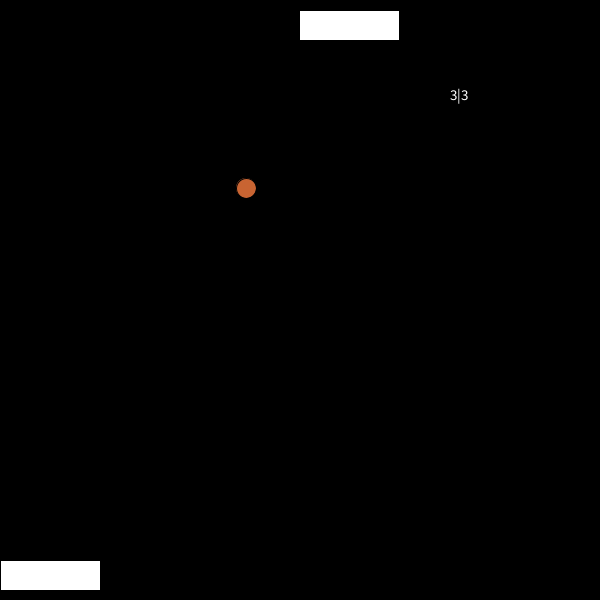
Frame 1 (no input)
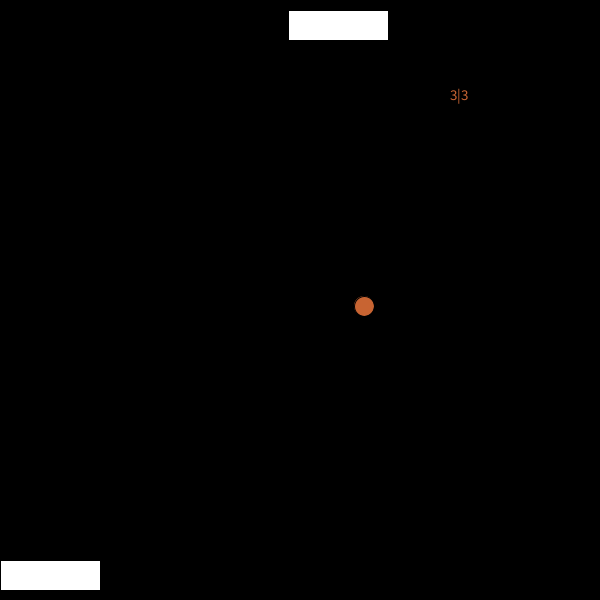
Frame 60 (the mouse pressed at the canvas centre just before this capture)
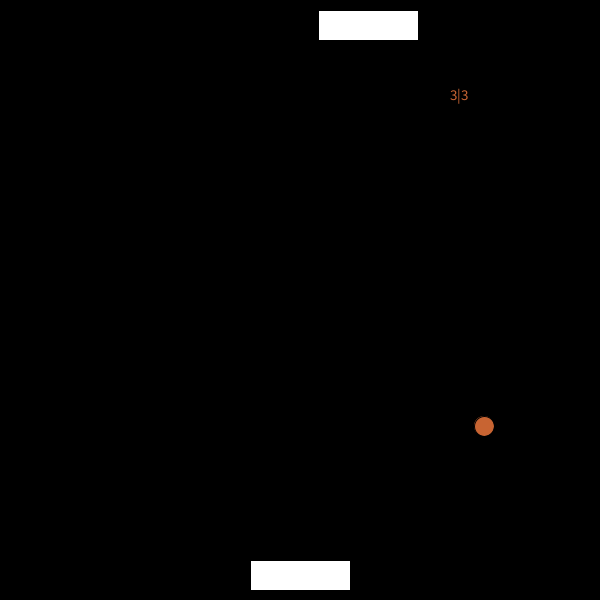
Frame 120 (the mouse held since frame 60 and released just before this capture)

The Processing sketch that drew these frames (run headless with seeded random() and noise(); from frame 60 on, the mouse is pressed at the canvas centre):

// Processing sketch: Pong
// ── Pong.pde
final int SCREENX = 600;
final int SCREENY = 600;
final int PADDLEHEIGHT = 30;
final int PADDLEWIDTH = 100;
final int MARGIN = 10;
float computerMvmt = .5;
Player thePlayer;
Ball theBall;
Player theComputer;
boolean resetGame = false;
void settings(){
size(SCREENX, SCREENY);
}
void setup(){
thePlayer = new Player(SCREENY-MARGIN-PADDLEHEIGHT);
theBall = new Ball();
theComputer = new Player (0+MARGIN);
theComputer.wasHit = true;

ellipseMode(RADIUS);
}
void draw() {
  background(0);
  if(thePlayer.lives !=0 && theComputer.lives !=0){
  theBall.wallBounce();
  textSize(15);
  text(thePlayer.lives + "|" + theComputer.lives, 450, 100);
  thePlayer.move(mouseX-PADDLEWIDTH/2);
  theComputer.npcMvmt(computerMvmt);
  theComputer.move(theComputer.xpos);
  if (theBall.y >= (SCREENY-MARGIN)){
    thePlayer.lifeLoss();
  } else if(theBall.y <= MARGIN){
    theComputer.lifeLoss();
  }
  thePlayer.draw();
  theComputer.draw();
  theBall.draw();
  if (resetGame ==true){
    textSize(20);
    text("Click to continue",150, 250);
  }
  if (resetGame !=true){
  theBall.collide(theComputer);
  theBall.move();
  theBall.collide(thePlayer);
  }
}else 
{
 text("Game over", 200, 150);
 if(thePlayer.lives > theComputer.lives){
   textSize(30);
   text("The player won this game", 80, 270);
 }
 else{
   textSize(30);
   text("The computer won this game", 80, 270);
 }
 }
}
void mousePressed()
{
  resetGame = false;
}

// ── Ball.pde
class Ball {
float x; float y;
float dx; float dy;
int radius;
color ballColor = color(200, 100, 50);
Ball(){
x = random(SCREENX/4, SCREENX/2);
y = random(SCREENY/4, SCREENY/2);
dx = (2); dy =  (2);
radius=10;
}
void move(){
x = x+dx; y = y+dy;
}
void draw(){
fill(ballColor);
ellipse(int(x), int(y), radius,
radius);
}
void collide(Player tp){
if(y+radius >= tp.ypos &&
y-radius<tp.ypos+PADDLEHEIGHT &&
x >=tp.xpos &&
x <= tp.xpos+PADDLEWIDTH){
println("collided!");
dy=-dy;
dy=dy+.5;
dx=dx+.5;
}
}
void reset()
{
  x = random(SCREENX/4, SCREENX/2);
  y = random(SCREENY/4, SCREENY/2);
  dx = random(1, 2); dy = random(1, 2);
  radius=10;
  resetGame = true;
  println("Click to continue");
}
void wallBounce(){
if(x+radius>= SCREENX || x-radius <=0)
{
dx=-dx;  
}
}
}

// ── Player.pde
class Player {
float xpos; float ypos;
color paddlecolor = color(255);
int lives;
boolean wasHit;
Player(int screen_y)
{
lives = 3;  
xpos=SCREENX/2;
ypos=screen_y;
wasHit = false;
}
void move(float x){
if(x>SCREENX-PADDLEWIDTH) xpos = SCREENX-PADDLEWIDTH;
else if(x<=0) xpos=0;
else xpos=x;
}
void draw()
{
fill(paddlecolor);
rect(xpos, ypos, PADDLEWIDTH, PADDLEHEIGHT);
}
void npcMvmt(float x)
{
 if(theBall.x > xpos+ (PADDLEWIDTH/2)){
     xpos = xpos + x;
 }
 if(theBall.x < xpos + (PADDLEWIDTH/2)){
  xpos = xpos - x; 
 }
}
void lifeLoss(){
  theBall.reset();
  lives--; //<>//
  computerMvmt = computerMvmt + 1; //<>// //<>// //<>//
}
}
